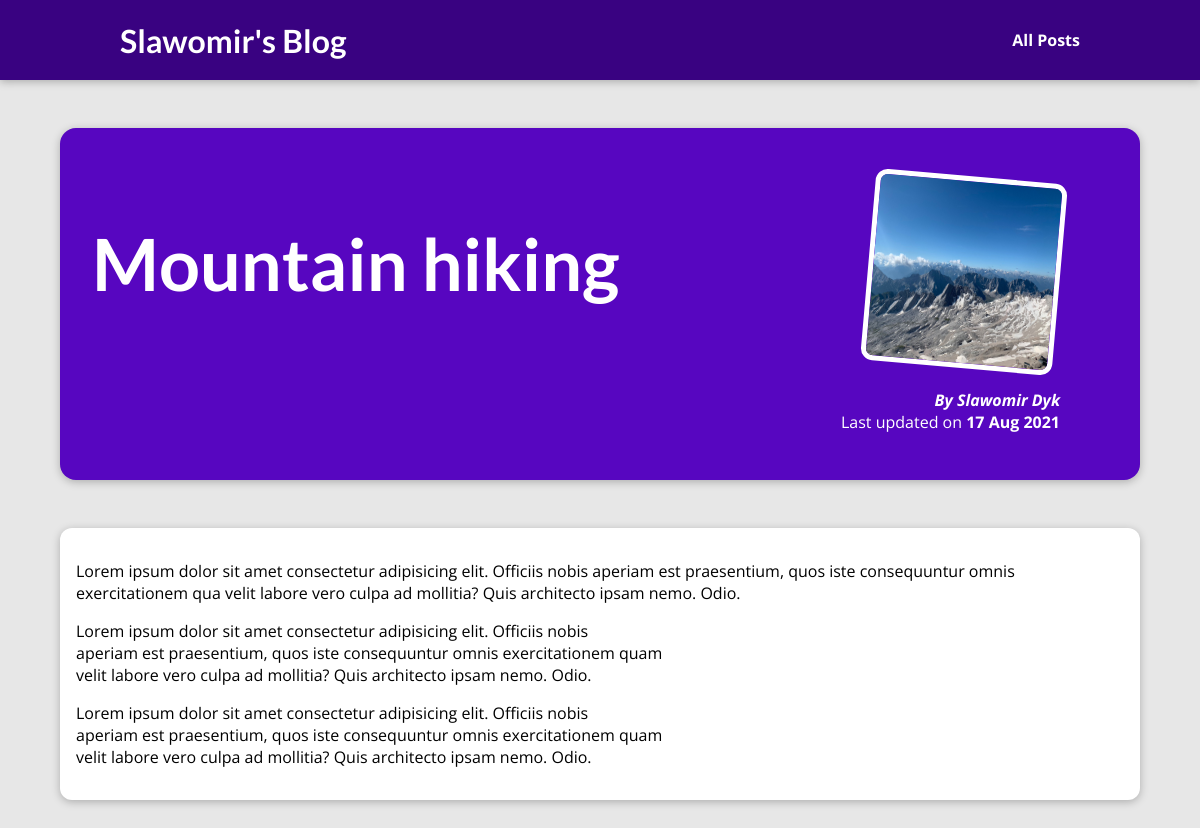
Screenshot of /post/hike-in-the-mountains with the database file from the repository.
### blog/models.py (models this page shows)
class Post(models.Model):
    title = models.CharField(null=True, max_length=50)
    excerpt = models.CharField(null=True, max_length=200)
    image_name = models.CharField(null=True, max_length=100)
    date = models.DateField(auto_now=True)
    slug = models.SlugField(null=True, unique=True, db_index=True)
    content = models.TextField(null=True, validators=[MinLengthValidator(10)])
    author = models.ForeignKey(
        Author, on_delete=models.SET_NULL, null=True, related_name="posts")
    tags = models.ManyToManyField(Tag)

class Author(models.Model):
    first_name = models.CharField(null=True, max_length=100)
    last_name = models.CharField(null=True, max_length=100)
    email_address = models.EmailField(null=True)
    def full_name(self):
        return f"{self.first_name} {self.last_name}"
    def __str__(self):
        return self.full_name()

### blog/views.py (the view)
# urls.py: path("post/<slug:slug>", views.SinglePostView.as_view(), name="post-detail-page")
class SinglePostView(DetailView):
    template_name = "blog/post-detail.html"
    model = Post

### blog/templates/blog/post-detail.html (shortened to what this page needs)
{% extends "base.html" %}
{% load static %}
{% block css_files %}
<link rel="stylesheet" href="{% static 'blog/post-detail.css' %}">
{% endblock %}
{% block content %}
<section id="summary">
  <h2>{{ post.title }}</h2>
  <article>
    <img src="{% static 'blog/images/'|add:post.image_name %}" alt="{{ post.title }}"/>
    <address>By {{ post.author }} </address>
    <div>
      Last updated on <time>{{ post.date|date:"d M Y" }}</time>
    </div>
  </article>
</section>
<main>
  {{ post.content|linebreaks }}
</main>
{% endblock %}

### static/app.css (style rules this page uses)
* { box-sizing: border-box; }
html { font-family: 'Open Sans', 'Lato', sans-serif; }
body { margin: 0; }
h1, h2, h3 { font-family: 'Lato', sans-serif; font-weight: bold; }

### blog/static/blog/post-detail.css (style rules this page uses)
body { background-color: #e7e7e7; }
#summary { margin: 8rem auto 3rem auto; padding: 2rem; width: 90%; max-width: 90rem; border-radius: 16px; background-color: #5706c0; position: relative; box-shadow: 0 2px 8px rgba(0, 0, 0, 0.25); height: 22rem; }
#summary h2 { color: white; font-size: 4.5rem; }
#summary article { position: absolute; top: 2rem; right: 3rem; padding: 1rem 2rem; border-radius: 12px; text-align: right; color: white; }
#summary article img { width: 12rem; height: 12rem; border-radius: 12px; transform: rotateZ(5deg); border: 5px solid white; margin-bottom: 1rem; }
#summary address { font-weight: bold; }
#summary time { font-weight: bold; }
main { width: 90%; max-width: 90rem; margin: 3rem auto; background-color: white; padding: 1rem; border-radius: 12px; box-shadow: 0 2px 8px rgba(0, 0, 0, 0.25); }

### rows the page displays
Post: title "Mountain hiking", image_name (picture), author "Slawomir Dyk", date "17 Aug 2021", content "Lorem ipsum dolor sit amet consectetur adipisicing elit. Officiis nobis aperiam est praesentium, quos iste consequuntur omnis exercitationem qua velit labore vero culpa ad mollitia? Quis architecto ipsam nemo. Odio. Lorem ipsum dolor sit amet consectetur adipisicing elit. Officiis nobis aperiam est praesentium, quos iste consequuntur omnis exercitationem quam velit labore vero culpa ad mollitia? Quis architecto ipsam nemo. Odio. Lorem ipsum dolor sit amet consectetur adipisicing elit. Officiis nobis aperiam est praesentium, quos iste consequuntur omnis exercitationem quam velit labore vero culpa ad mollitia? Quis architecto ipsam nemo. Odio."
